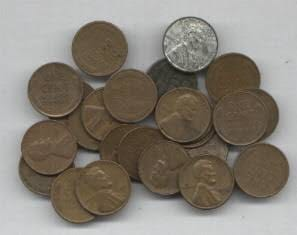
#> input picture OPENCV_PYİMAGE/images/coin1.jpg, 297 x 235 px
$ python step3_dondurme_ornek.py --image ../images/coin1.jpg
#> lines starting #> are read from the running program, lines starting #| are printed output that depends on the picture
import numpy as np
import argparse
import imutils
import cv2
# construct the argument parse and parse the arguments
ap = argparse.ArgumentParser()
ap.add_argument("-i", "--image", required=True,
	help="path to the image file")
args = vars(ap.parse_args())

image = cv2.imread(args["image"])
#> image is the input picture: shape (235, 297, 3); mean B, G, R 118.8, 128.5, 135.2

for angle in np.arange(0, 360, 15): # 0 dan 360 a 15 ilerleyerek açı değerlerini gezdik
	rotated = imutils.rotate(image, angle) # rotate komutu ile ersmi döndürdük
	cv2.imshow("Rotated (Problematic)", rotated)
	cv2.waitKey(0)
#> this loop made 24 passes
#> pass 2, `rotated = imutils.rotate(image, angle)`:
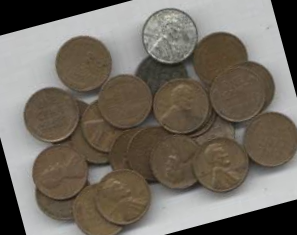
#> rotated: shape (235, 297, 3); mean B, G, R 98.6, 108.3, 115.1
#> pass 3, `rotated = imutils.rotate(image, angle)`:
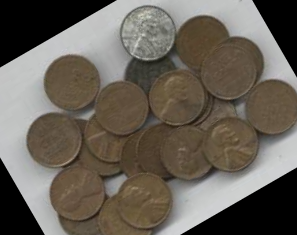
#> rotated: shape (235, 297, 3); mean B, G, R 88.5, 98, 104.7
# aynı kesilmemiş penceredeki hali
for angle in np.arange(0, 360, 15):
	rotated = imutils.rotate_bound(image, angle)
	cv2.imshow("Rotated (Correct)", rotated)
	cv2.waitKey(0)
#> this loop made 24 passes
#> pass 2, `rotated = imutils.rotate_bound(image, angle)`:
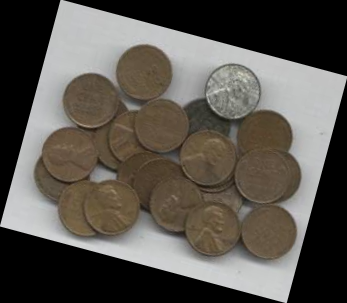
#> rotated: shape (303, 347, 3); mean B, G, R 78.8, 85.3, 89.7
#> pass 3, `rotated = imutils.rotate_bound(image, angle)`:
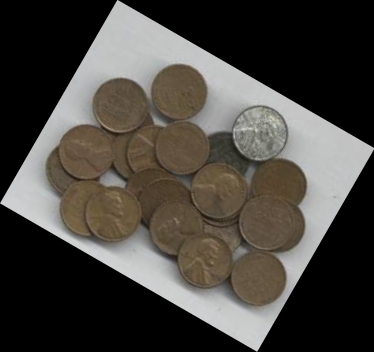
#> rotated: shape (352, 374, 3); mean B, G, R 63, 68.1, 71.7

# iutils.rotate_bound arkasındaki çalışma mantığı
def rotate_bound(image, angle):

#> called with angle = 45
    (h, w) = image.shape[:2] # görüntünün boyutlarını alır
#> h = 235; w = 297
    (cX, cY) = (w // 2, h // 2) # görüntünün merkezini belirler
#> cX = 148; cY = 117

    M = cv2.getRotationMatrix2D((cX, cY), -angle, 1.0)# dönme matrisi
#> M = [[0.707, -0.707, 126.1], [0.707, 0.707, -70.38]]
    cos = np.abs(M[0, 0])# matristen cos ve sin değerleri alınır
#> cos = 0.707
    sin = np.abs(M[0, 1])
#> sin = 0.707

    nW = int((h * sin) + (w * cos))# yeni genişlik ve yükseklik hesaplanır
#> nW = 376
    nH = int((h * cos) + (w * sin))
#> nH = 376

    M[0, 2] += (nW / 2) - cX # dönüş matrisi değiştirilir
    M[1, 2] += (nH / 2) - cY

    return cv2.warpAffine(image, M, (nW, nH)) # yeni görüntü döndürülür
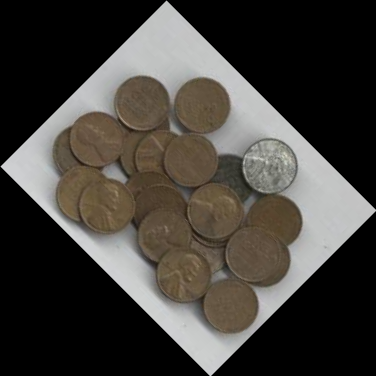
#> returned value: shape (376, 376, 3); mean of channels 0, 1, 2 58.6, 63.4, 66.7; drawn as B, G, R

cv2.imshow("image",rotate_bound(image,45))
cv2.waitKey(0)

$ run again, on OPENCV_PYİMAGE/images/coin3.jpg
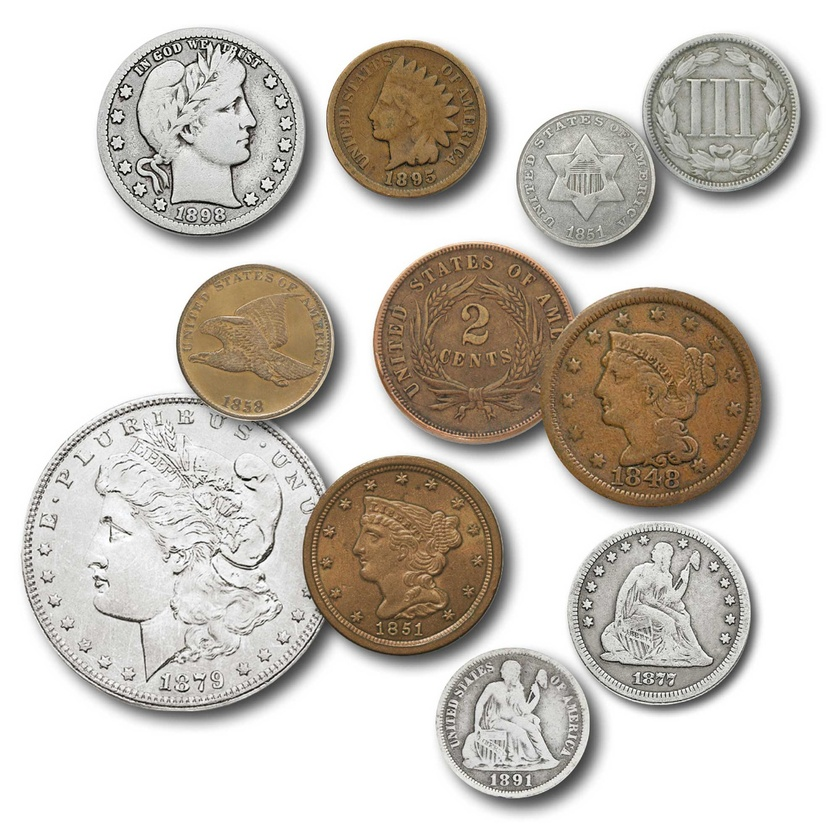
#> input picture OPENCV_PYİMAGE/images/coin3.jpg, 840 x 840 px, shrunk from 1600 x 1600 before the run
#> image is the input picture: shape (840, 840, 3); mean B, G, R 191.1, 198.9, 205
#> the loop `for angle in np.arange(0, 360, 15):` made 24 passes
#> pass 3, `rotated = imutils.rotate_bound(image, angle)`:
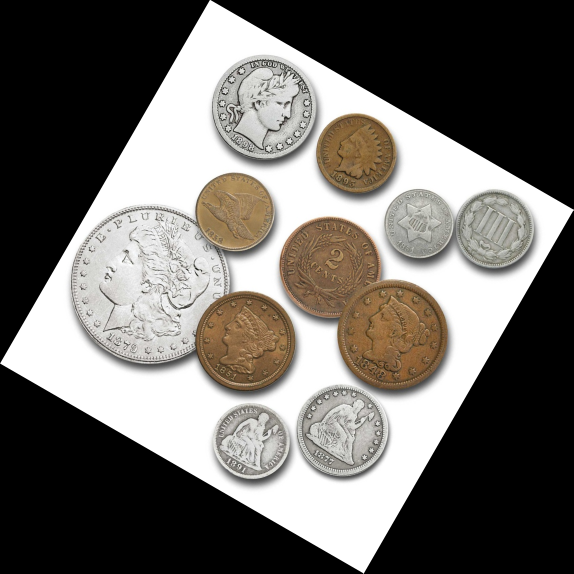
#> rotated: shape (1147, 1147, 3) (shown at 1/2 size); mean B, G, R 102.5, 106.7, 109.9
#> M = [[0.707, -0.707, 420], [0.707, 0.707, -174]]
#> cos = 0.707
#> nW = 1187
#> in rotate_bound, `return cv2.warpAffine(image, M, (nW, nH))`:
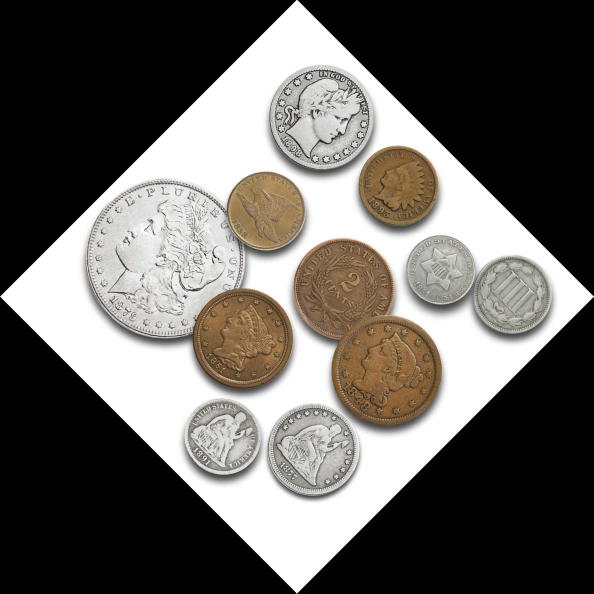
#> returned value: shape (1187, 1187, 3) (shown at 1/2 size); mean of channels 0, 1, 2 95.7, 99.6, 102.6; drawn as B, G, R

$ run again, on OPENCV_PYİMAGE/images/foti1.jpg
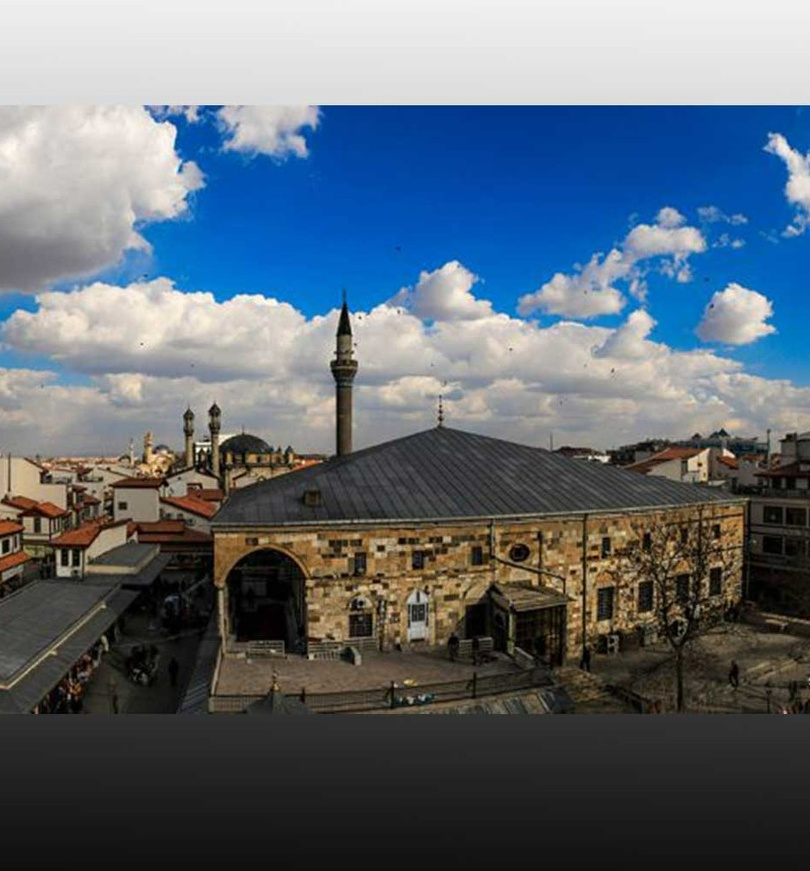
#> input picture OPENCV_PYİMAGE/images/foti1.jpg, 810 x 871 px, shrunk from 939 x 1010 before the run
#> image is the input picture: shape (871, 810, 3); mean B, G, R 116.8, 106.3, 95.3
#> the loop `for angle in np.arange(0, 360, 15):` made 24 passes
#> pass 3, `rotated = imutils.rotate_bound(image, angle)`:
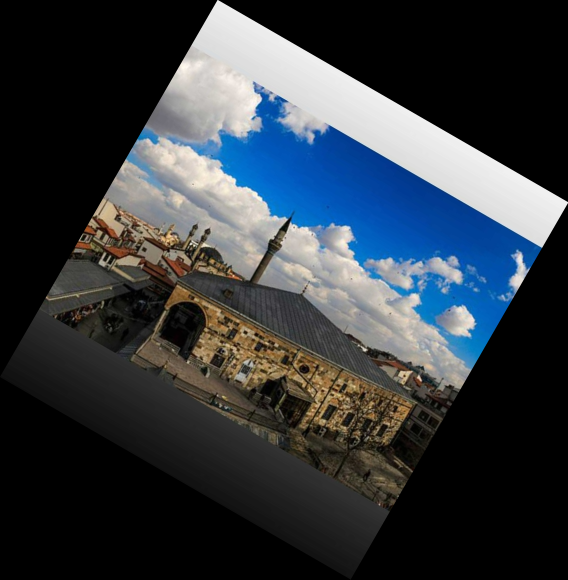
#> rotated: shape (1159, 1136, 3) (shown at 1/2 size); mean B, G, R 62.6, 57, 51.1
#> M = [[0.707, -0.707, 426.2], [0.707, 0.707, -159]]
#> cos = 0.707
#> nW = 1188
#> in rotate_bound, `return cv2.warpAffine(image, M, (nW, nH))`:
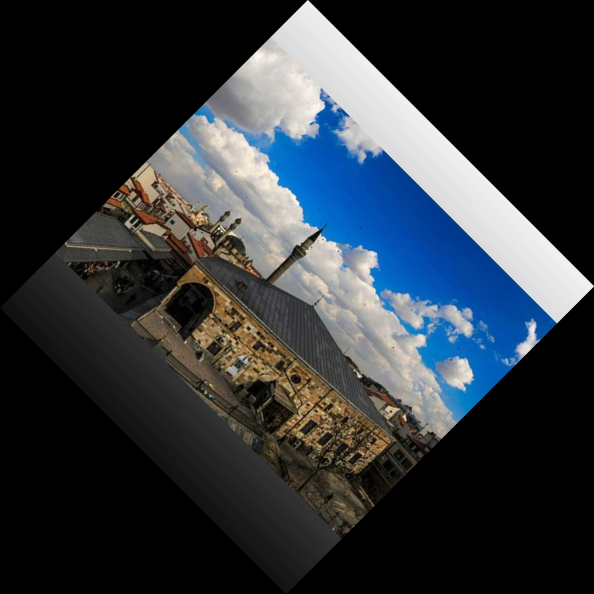
#> returned value: shape (1188, 1188, 3) (shown at 1/2 size); mean of channels 0, 1, 2 58.4, 53.1, 47.7; drawn as B, G, R

$ run again, on OPENCV_PYİMAGE/images/foti2.jpg
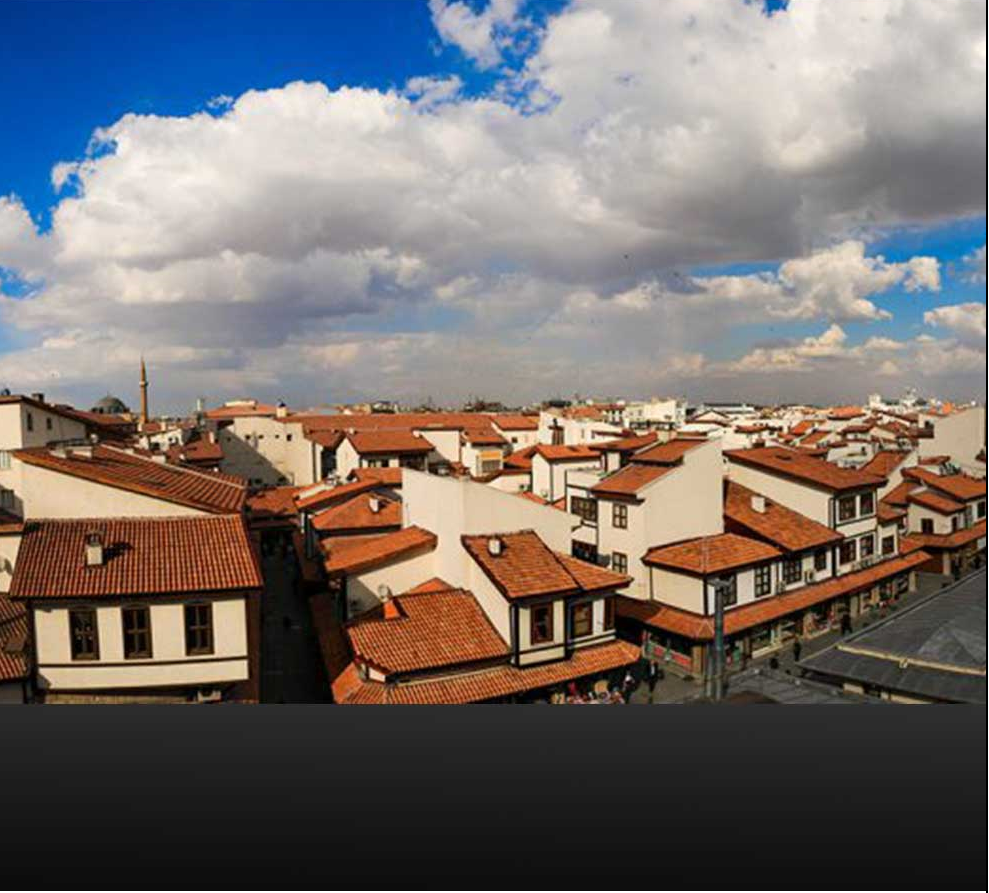
#> input picture OPENCV_PYİMAGE/images/foti2.jpg, 989 x 893 px
#> image is the input picture: shape (893, 989, 3); mean B, G, R 108.9, 110.7, 117.3
#> the loop `for angle in np.arange(0, 360, 15):` made 24 passes
#> pass 3, `rotated = imutils.rotate_bound(image, angle)`:
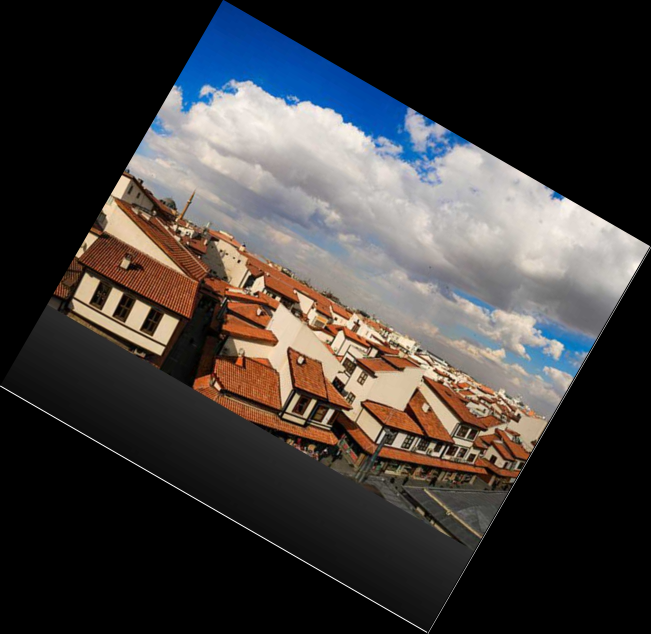
#> rotated: shape (1267, 1302, 3) (shown at 1/2 size); mean B, G, R 58.3, 59.3, 62.8
#> M = [[0.707, -0.707, 460.1], [0.707, 0.707, -218.7]]
#> cos = 0.707
#> nW = 1330
#> in rotate_bound, `return cv2.warpAffine(image, M, (nW, nH))`:
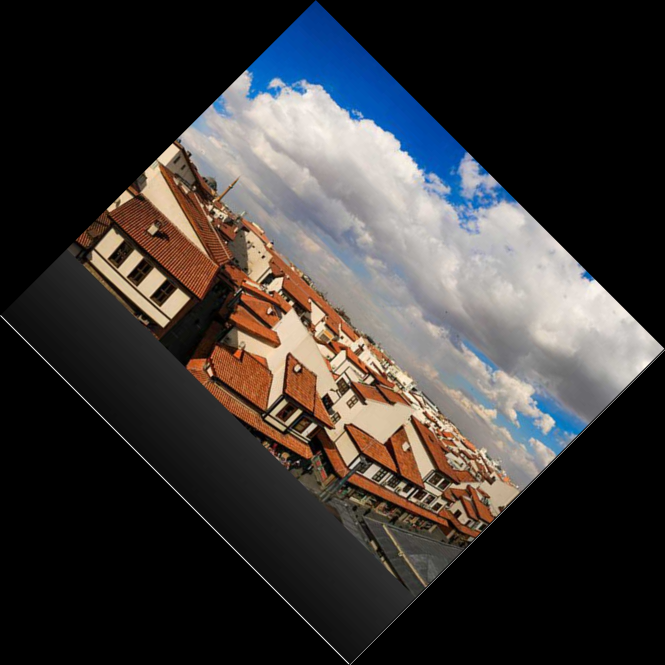
#> returned value: shape (1330, 1330, 3) (shown at 1/2 size); mean of channels 0, 1, 2 54.4, 55.3, 58.5; drawn as B, G, R
